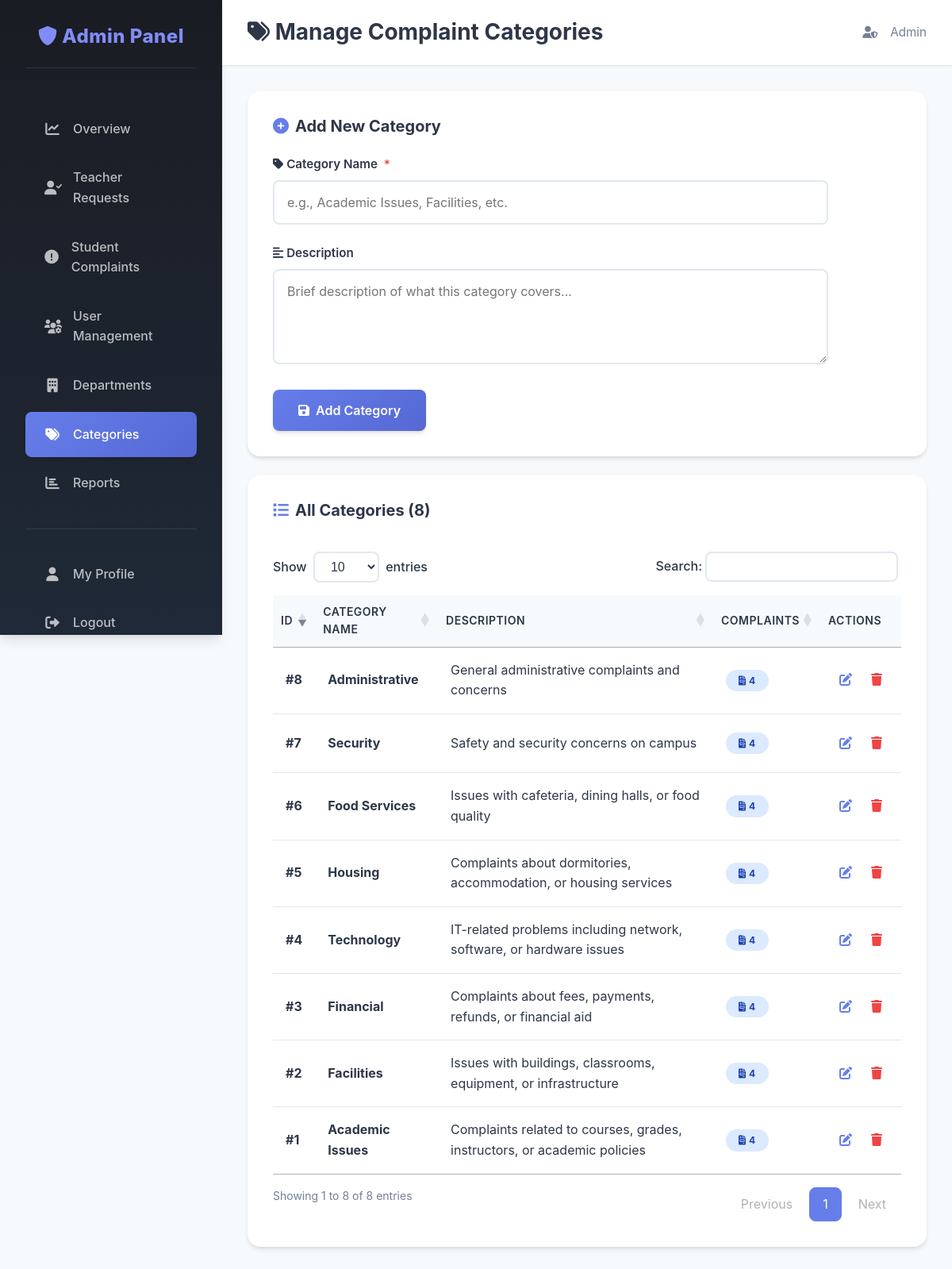
The page /manage_categories.php (signed in) on the database its author committed.
### tables this page shows
CREATE TABLE `complaint_categories` (
  `category_id` int(11) NOT NULL AUTO_INCREMENT,
  `category_name` varchar(100) NOT NULL,
  `description` text DEFAULT NULL,
  `created_at` timestamp NOT NULL DEFAULT current_timestamp(),
  PRIMARY KEY (`category_id`),
  UNIQUE KEY `category_name` (`category_name`)
);

### manage_categories.php (the view, shortened to what this page needs)
<?php
require 'connect.php';
$editing = null;
$categories = $conn->query("SELECT c.*,
    (SELECT COUNT(*) FROM complaints WHERE category_id = c.category_id) as complaint_count
    FROM complaint_categories c
    ORDER BY c.category_name")->fetch_all(MYSQLI_ASSOC);
?>
<!DOCTYPE html>
<html lang="en">
<head>
    <link rel="stylesheet" href="assets/css/theme.css">
    <link rel="stylesheet" href="https://cdnjs.cloudflare.com/ajax/libs/font-awesome/6.0.0/css/all.min.css">
</head>
<body>
<div class="dashboard-container">
    <aside class="sidebar">
        <div class="sidebar-header"><h3><i class="fas fa-shield-alt"></i> Admin Panel</h3></div>
        <nav class="sidebar-nav">
            <a href="admin_dashboard.php"><i class="fas fa-chart-line"></i> Overview</a>
            <a href="teacher_approval.php"><i class="fas fa-user-check"></i> Teacher Requests</a>
            <a href="students_complaints.php"><i class="fas fa-exclamation-circle"></i> Student Complaints</a>
            <a href="users_management.php"><i class="fas fa-users-cog"></i> User Management</a>
            <a href="manage_departments.php"><i class="fas fa-building"></i> Departments</a>
            <a href="manage_categories.php" class="active"><i class="fas fa-tags"></i> Categories</a>
            <a href="reports.php"><i class="fas fa-chart-bar"></i> Reports</a>
            <div class="nav-divider"></div>
            <a href="profile.php"><i class="fas fa-user"></i> My Profile</a>
            <a href="logout.php"><i class="fas fa-sign-out-alt"></i> Logout</a>
        </nav>
    </aside>
    <main class="main-content">
        <header class="top-bar">
            <h1><i class="fas fa-tags"></i> Manage Complaint Categories</h1>
            <div class="admin-profile">
                <i class="fas fa-user-shield"></i>
                <span><?php echo htmlspecialchars($_SESSION['username']); ?></span>
            </div>
        </header>
        <section class="content-wrapper">
            <div class="card">
                <h3><i class="fas <?php echo $editing ? 'fa-edit' : 'fa-plus-circle'; ?>"></i> <?php echo $editing ? 'Edit Category' : 'Add New Category'; ?></h3>
                <form method="post" style="max-width: 700px;">
                    <div class="form-group">
                        <label for="category_name"><i class="fas fa-tag"></i> Category Name <span class="required">*</span></label>
                        <input type="text" id="category_name" name="category_name" value="<?php echo $editing ? htmlspecialchars($editing['category_name']) : ''; ?>" required placeholder="e.g., Academic Issues, Facilities, etc.">
                    </div>
                    <div class="form-group">
                        <label for="description"><i class="fas fa-align-left"></i> Description</label>
                        <textarea id="description" name="description" rows="4" placeholder="Brief description of what this category covers..."><?php echo $editing ? htmlspecialchars($editing['description'] ?? '') : ''; ?></textarea>
                    </div>
                    <div style="display: flex; gap: var(--spacing-md);">
                        <button type="submit" name="<?php echo $editing ? 'update_category' : 'add_category'; ?>" class="btn-submit" style="width: auto; padding: var(--spacing-md) var(--spacing-xl);">
                            <i class="fas fa-save"></i> <?php echo $editing ? 'Update Category' : 'Add Category'; ?>
                        </button>
                    </div>
                </form>
            </div>
            <div class="card">
                <h3><i class="fas fa-list"></i> All Categories (<?php echo count($categories); ?>)</h3>
                <div class="table-responsive">
                    <table class="datatable datatable-desc">
                        <thead>
                            <tr>
                                <th>ID</th>
                                <th>Category Name</th>
                                <th>Description</th>
                                <th>Complaints</th>
                                <th data-orderable="false">Actions</th>
                            </tr>
                        </thead>
                        <tbody>
                            <?php if ($categories): foreach ($categories as $cat): ?>
                                <tr>
                                    <td><strong>#<?php echo $cat['category_id']; ?></strong></td>
                                    <td><strong><?php echo htmlspecialchars($cat['category_name']); ?></strong></td>
                                    <td><?php echo htmlspecialchars($cat['description'] ?? 'No description'); ?></td>
                                    <td>
                                        <span class="badge" style="background: var(--info-light); color: #1e40af;">
                                            <i class="fas fa-file-invoice"></i> <?php echo $cat['complaint_count']; ?>
                                        </span>
                                    </td>
                                    <td>
                                        <div style="display: flex; gap: var(--spacing-sm);">
                                            <a href="?edit=<?php echo $cat['category_id']; ?>" class="btn-view" title="Edit Category">
                                                <i class="fas fa-edit"></i>
                                            </a>
                                            <a href="?delete=<?php echo $cat['category_id']; ?>" class="btn-delete" onclick="return confirm('Delete this category? Complaints using this category will be set to uncategorized.')" title="Delete Category">
                                                <i class="fas fa-trash"></i>
                                            </a>
                                        </div>
                                    </td>
                                </tr>
                            <?php endforeach; endif; ?>
                        </tbody>
                    </table>
                </div>
            </div>
        </section>
    </main>
</div>
<?php require_once 'includes/datatables.inc.php'; ?>
</body>
</html>

### assets/css/datatables-theme.css (style rules this page uses)
table.dataTable thead th { border-bottom: 2px solid var(--border, #e2e8f0); padding: var(--spacing-md, 1rem); font-weight: 600; color: var(--text-primary, #2d3748); }
table.dataTable tbody td { padding: var(--spacing-md, 1rem); vertical-align: middle; }
table.dataTable thead .sorting:before, table.dataTable thead .sorting_asc:before, table.dataTable thead .sorting_desc:before, table.dataTable thead .sorting_asc_disabled:before, table.dataTable thead .sorting_desc_disabled:before { right: 0.5em; }
.table-responsive { overflow-x: auto; }

### rows shown on the page
complaint_categories: category_id "1", category_name "Academic Issues", description "Complaints related to courses, grades, instructors, or academic policies", complaint_count "4"
complaint_categories: category_id "8", category_name "Administrative", description "General administrative complaints and concerns", complaint_count "4"
complaint_categories: category_id "2", category_name "Facilities", description "Issues with buildings, classrooms, equipment, or infrastructure", complaint_count "4"
complaint_categories: category_id "3", category_name "Financial", description "Complaints about fees, payments, refunds, or financial aid", complaint_count "4"
complaint_categories: category_id "6", category_name "Food Services", description "Issues with cafeteria, dining halls, or food quality", complaint_count "4"
complaint_categories: category_id "5", category_name "Housing", description "Complaints about dormitories, accommodation, or housing services", complaint_count "4"
complaint_categories: category_id "7", category_name "Security", description "Safety and security concerns on campus", complaint_count "4"
complaint_categories: category_id "4", category_name "Technology", description "IT-related problems including network, software, or hardware issues", complaint_count "4"

### other values the page prints
$_SESSION['username'] "Admin"
count($categories) "8"
